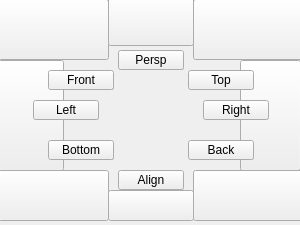
<?xml version="1.0" encoding="UTF-8"?>
<ui version="4.0">
 <class>QtUi</class>
 <widget class="QMainWindow" name="QtUi">
  <property name="enabled">
   <bool>true</bool>
  </property>
  <property name="geometry">
   <rect>
    <x>0</x>
    <y>0</y>
    <width>300</width>
    <height>225</height>
   </rect>
  </property>
  <property name="sizePolicy">
   <sizepolicy hsizetype="Fixed" vsizetype="Fixed">
    <horstretch>0</horstretch>
    <verstretch>0</verstretch>
   </sizepolicy>
  </property>
  <property name="minimumSize">
   <size>
    <width>300</width>
    <height>225</height>
   </size>
  </property>
  <property name="maximumSize">
   <size>
    <width>300</width>
    <height>225</height>
   </size>
  </property>
  <property name="windowTitle">
   <string>Toolkit</string>
  </property>
  <property name="tabShape">
   <enum>QTabWidget::Triangular</enum>
  </property>
  <property name="dockNestingEnabled">
   <bool>true</bool>
  </property>
  <property name="dockOptions">
   <set>QMainWindow::AllowNestedDocks|QMainWindow::AllowTabbedDocks|QMainWindow::AnimatedDocks|QMainWindow::ForceTabbedDocks</set>
  </property>
  <widget class="QWidget" name="mainWindow">
   <widget class="QGroupBox" name="front">
    <property name="geometry">
     <rect>
      <x>48</x>
      <y>70</y>
      <width>66</width>
      <height>20</height>
     </rect>
    </property>
    <property name="title">
     <string/>
    </property>
    <widget class="QPushButton" name="v005">
     <property name="geometry">
      <rect>
       <x>0</x>
       <y>0</y>
       <width>66</width>
       <height>20</height>
      </rect>
     </property>
     <property name="text">
      <string>Front</string>
     </property>
    </widget>
   </widget>
   <widget class="QGroupBox" name="persp">
    <property name="geometry">
     <rect>
      <x>118</x>
      <y>50</y>
      <width>66</width>
      <height>20</height>
     </rect>
    </property>
    <property name="title">
     <string/>
    </property>
    <widget class="QPushButton" name="v004">
     <property name="geometry">
      <rect>
       <x>0</x>
       <y>0</y>
       <width>66</width>
       <height>20</height>
      </rect>
     </property>
     <property name="text">
      <string>Persp</string>
     </property>
    </widget>
   </widget>
   <widget class="QGroupBox" name="top">
    <property name="geometry">
     <rect>
      <x>188</x>
      <y>70</y>
      <width>66</width>
      <height>20</height>
     </rect>
    </property>
    <property name="title">
     <string/>
    </property>
    <widget class="QPushButton" name="v001">
     <property name="geometry">
      <rect>
       <x>0</x>
       <y>0</y>
       <width>66</width>
       <height>20</height>
      </rect>
     </property>
     <property name="text">
      <string>Top</string>
     </property>
    </widget>
   </widget>
   <widget class="QGroupBox" name="left">
    <property name="geometry">
     <rect>
      <x>33</x>
      <y>100</y>
      <width>66</width>
      <height>20</height>
     </rect>
    </property>
    <property name="title">
     <string/>
    </property>
    <widget class="QPushButton" name="v003">
     <property name="geometry">
      <rect>
       <x>0</x>
       <y>0</y>
       <width>66</width>
       <height>20</height>
      </rect>
     </property>
     <property name="text">
      <string>Left</string>
     </property>
    </widget>
   </widget>
   <widget class="QGroupBox" name="bottom">
    <property name="geometry">
     <rect>
      <x>48</x>
      <y>140</y>
      <width>66</width>
      <height>20</height>
     </rect>
    </property>
    <property name="title">
     <string/>
    </property>
    <widget class="QPushButton" name="v006">
     <property name="geometry">
      <rect>
       <x>0</x>
       <y>0</y>
       <width>66</width>
       <height>20</height>
      </rect>
     </property>
     <property name="text">
      <string>Bottom</string>
     </property>
    </widget>
   </widget>
   <widget class="QGroupBox" name="right">
    <property name="geometry">
     <rect>
      <x>203</x>
      <y>100</y>
      <width>66</width>
      <height>20</height>
     </rect>
    </property>
    <property name="title">
     <string/>
    </property>
    <widget class="QPushButton" name="v002">
     <property name="geometry">
      <rect>
       <x>0</x>
       <y>0</y>
       <width>66</width>
       <height>20</height>
      </rect>
     </property>
     <property name="text">
      <string>Right</string>
     </property>
    </widget>
   </widget>
   <widget class="QGroupBox" name="back">
    <property name="geometry">
     <rect>
      <x>188</x>
      <y>140</y>
      <width>66</width>
      <height>20</height>
     </rect>
    </property>
    <property name="title">
     <string/>
    </property>
    <widget class="QPushButton" name="v000">
     <property name="geometry">
      <rect>
       <x>0</x>
       <y>0</y>
       <width>66</width>
       <height>20</height>
      </rect>
     </property>
     <property name="text">
      <string>Back</string>
     </property>
    </widget>
   </widget>
   <widget class="QGroupBox" name="align">
    <property name="geometry">
     <rect>
      <x>118</x>
      <y>170</y>
      <width>66</width>
      <height>20</height>
     </rect>
    </property>
    <property name="title">
     <string/>
    </property>
    <widget class="QPushButton" name="v007">
     <property name="geometry">
      <rect>
       <x>0</x>
       <y>0</y>
       <width>66</width>
       <height>20</height>
      </rect>
     </property>
     <property name="text">
      <string>Align</string>
     </property>
    </widget>
   </widget>
   <widget class="QPushButton" name="v008">
    <property name="geometry">
     <rect>
      <x>-2</x>
      <y>-1</y>
      <width>111</width>
      <height>61</height>
     </rect>
    </property>
    <property name="text">
     <string/>
    </property>
   </widget>
   <widget class="QPushButton" name="v010">
    <property name="geometry">
     <rect>
      <x>193</x>
      <y>-1</y>
      <width>111</width>
      <height>61</height>
     </rect>
    </property>
    <property name="text">
     <string/>
    </property>
   </widget>
   <widget class="QPushButton" name="v011">
    <property name="geometry">
     <rect>
      <x>-2</x>
      <y>170</y>
      <width>111</width>
      <height>51</height>
     </rect>
    </property>
    <property name="text">
     <string/>
    </property>
   </widget>
   <widget class="QPushButton" name="v009">
    <property name="geometry">
     <rect>
      <x>108</x>
      <y>-5</y>
      <width>86</width>
      <height>51</height>
     </rect>
    </property>
    <property name="text">
     <string/>
    </property>
   </widget>
   <widget class="QPushButton" name="v013">
    <property name="geometry">
     <rect>
      <x>193</x>
      <y>170</y>
      <width>111</width>
      <height>51</height>
     </rect>
    </property>
    <property name="text">
     <string/>
    </property>
   </widget>
   <widget class="QPushButton" name="v012">
    <property name="geometry">
     <rect>
      <x>108</x>
      <y>190</y>
      <width>86</width>
      <height>31</height>
     </rect>
    </property>
    <property name="text">
     <string/>
    </property>
   </widget>
   <widget class="QPushButton" name="v014">
    <property name="geometry">
     <rect>
      <x>-2</x>
      <y>60</y>
      <width>66</width>
      <height>111</height>
     </rect>
    </property>
    <property name="text">
     <string/>
    </property>
   </widget>
   <widget class="QPushButton" name="v015">
    <property name="geometry">
     <rect>
      <x>240</x>
      <y>60</y>
      <width>61</width>
      <height>111</height>
     </rect>
    </property>
    <property name="text">
     <string/>
    </property>
   </widget>
   <zorder>v014</zorder>
   <zorder>v015</zorder>
   <zorder>left</zorder>
   <zorder>align</zorder>
   <zorder>persp</zorder>
   <zorder>bottom</zorder>
   <zorder>back</zorder>
   <zorder>front</zorder>
   <zorder>top</zorder>
   <zorder>right</zorder>
   <zorder>v008</zorder>
   <zorder>v010</zorder>
   <zorder>v011</zorder>
   <zorder>v009</zorder>
   <zorder>v013</zorder>
   <zorder>v012</zorder>
  </widget>
 </widget>
 <resources/>
 <connections/>
 <designerdata>
  <property name="gridDeltaX">
   <number>5</number>
  </property>
  <property name="gridDeltaY">
   <number>10</number>
  </property>
  <property name="gridSnapX">
   <bool>true</bool>
  </property>
  <property name="gridSnapY">
   <bool>true</bool>
  </property>
  <property name="gridVisible">
   <bool>true</bool>
  </property>
 </designerdata>
</ui>
